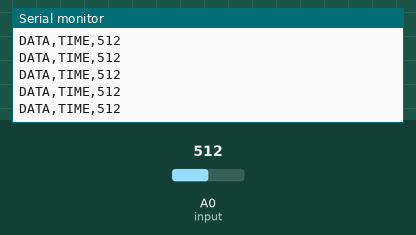
The sketch below on a simulated Arduino Uno, built with avr-gcc and run on an emulated ATmega328P. On the bench: the last lines printed to the serial monitor. The test bench sets the inputs (shaded band); at power-on: A0 (input) = 512.

Above: at 1.2 s.
1.3 s: A0 (input) set to 104
At 1.9 s:
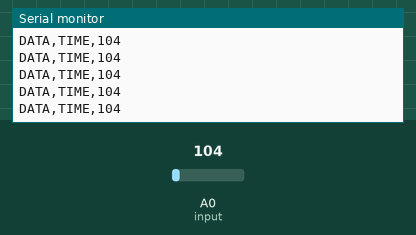
2.8 s: A0 (input) set to 94
At 3.4 s:
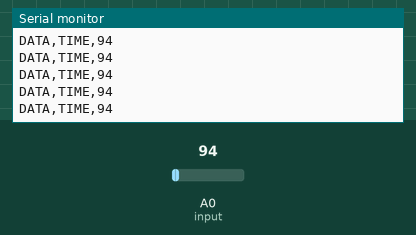
Timing chart, 0 to 5.8 s (numbered marks = the images above; inputs shaded):
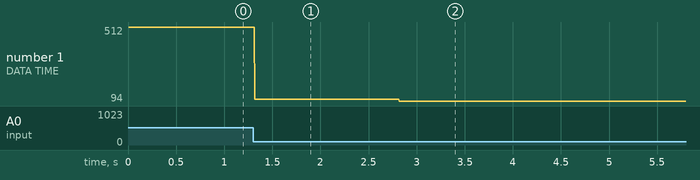

Measured:
- after the input at 1.3 s, the serial monitor: prints a new line at once (image 1)
- after the input at 2.8 s, the serial monitor: prints a new line at once (image 2)
- plotted number 1: 512 → 104 after the input at 1.3 s, 104 → 94 after the input at 2.8 s

The sketch:

osciloscopio.ino
```cpp
#define input A0

int input_read;
void setup() {
  Serial.begin(38400);  //Utilizar una alta velocidad de comunicación serial.
  Serial.println("LABEL,Computer Time,READ");
}

void loop() {
  input_read = analogRead(input);
  Serial.print("DATA,TIME,");
  Serial.println(input_read);

}
```
